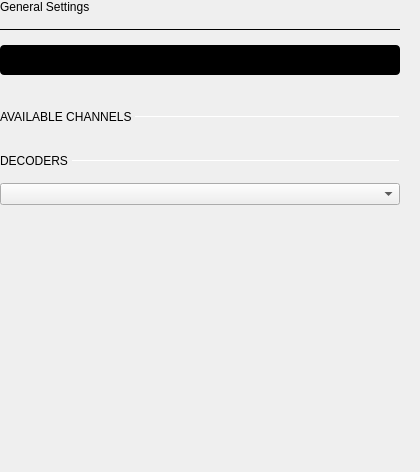
                   <widget class="QWidget" name="scrollAreaWidgetContents">
                    <property name="geometry">
                     <rect>
                      <x>0</x>
                      <y>0</y>
                      <width>420</width>
                      <height>472</height>
                     </rect>
                    </property>
                    <property name="sizePolicy">
                     <sizepolicy hsizetype="Expanding" vsizetype="Preferred">
                      <horstretch>0</horstretch>
                      <verstretch>0</verstretch>
                     </sizepolicy>
                    </property>
                    <layout class="QVBoxLayout" name="verticalLayout_6">
                     <property name="spacing">
                      <number>15</number>
                     </property>
                     <property name="leftMargin">
                      <number>0</number>
                     </property>
                     <property name="topMargin">
                      <number>0</number>
                     </property>
                     <property name="rightMargin">
                      <number>20</number>
                     </property>
                     <property name="bottomMargin">
                      <number>0</number>
                     </property>
                     <item>
                      <widget class="QLabel" name="label_3">
                       <property name="text">
                        <string>General Settings</string>
                       </property>
                       <property name="general_settings_label" stdset="0">
                        <bool>true</bool>
                       </property>
                      </widget>
                     </item>
                     <item>
                      <widget class="Line" name="line">
                       <property name="maximumSize">
                        <size>
                         <width>16777215</width>
                         <height>1</height>
                        </size>
                       </property>
                       <property name="frameShadow">
                        <enum>QFrame::Plain</enum>
                       </property>
                       <property name="lineWidth">
                        <number>2</number>
                       </property>
                       <property name="orientation">
                        <enum>Qt::Horizontal</enum>
                       </property>
                       <property name="blue_line" stdset="0">
                        <bool>true</bool>
                       </property>
                      </widget>
                     </item>
                     <item>
                      <layout class="QVBoxLayout" name="sweepSettingLayout">
                       <property name="spacing">
                        <number>15</number>
                       </property>
                      </layout>
                     </item>
                     <item>
                      <widget class="adiscope::CustomSwitch" name="btnStreamOneShot">
                       <property name="sizePolicy">
                        <sizepolicy hsizetype="Preferred" vsizetype="Fixed">
                         <horstretch>0</horstretch>
                         <verstretch>0</verstretch>
                        </sizepolicy>
                       </property>
                       <property name="maximumSize">
                        <size>
                         <width>400</width>
                         <height>30</height>
                        </size>
                       </property>
                       <property name="layoutDirection">
                        <enum>Qt::LeftToRight</enum>
                       </property>
                       <property name="styleSheet">
                        <string notr="true">QPushButton {
min-height: 30px;
max-height: 30px;
min-width: 400px;
max-width: 400px;
background-color: black;
border-radius: 4px;
}

QPushButton:disabled {
background-color: qlineargradient(spread:pad, x1:0.5, y1:0, x2:0.501, y2:0, stop:0 #727273, stop:1 #141416);
}

QWidget#handle {
min-height: 30px;
max-height: 30px;
min-width: 200px;
max-width: 200px;
background-color: #4a64ff;
border-radius: 2px;
}

QWidget#handle:disabled {
background-color: #aaaaaa;
}

QLabel {
margin-top: 6px;
background-color: transparent;
line-height: 19px;
}

QLabel#on {
margin-top: 0px;
min-height:30px;
max-height:30px;
min-width:200px;
max-width:200px;
qproperty-alignment: AlignCenter AlignCenter;
margin-left: 0px;
color: white;
}

QLabel#on:disabled {
color: rgba(255,255,255,102);
}

QLabel#off {
margin-top: 0px;
min-height:30px;
max-height:30px;
min-width:200px;
max-width:200px;
margin-left: 200px;
color: white;
qproperty-alignment: AlignCenter AlignCenter;
}

QLabel#off:disabled {
color: rgba(255,255,255,51);
}
</string>
                       </property>
                       <property name="text">
                        <string/>
                       </property>
                       <property name="checkable">
                        <bool>true</bool>
                       </property>
                       <property name="checked">
                        <bool>true</bool>
                       </property>
                       <property name="leftText" stdset="0">
                        <string>OneShot</string>
                       </property>
                       <property name="rightText" stdset="0">
                        <string>Stream</string>
                       </property>
                       <property name="duration" stdset="0">
                        <number>100</number>
                       </property>
                      </widget>
                     </item>
                     <item>
                      <spacer name="horizontalSpacer">
                       <property name="orientation">
                        <enum>Qt::Horizontal</enum>
                       </property>
                       <property name="sizeType">
                        <enum>QSizePolicy::Fixed</enum>
                       </property>
                       <property name="sizeHint" stdset="0">
                        <size>
                         <width>400</width>
                         <height>20</height>
                        </size>
                       </property>
                      </spacer>
                     </item>
                     <item>
                      <layout class="QHBoxLayout" name="subTitleLayout">
                       <property name="spacing">
                        <number>0</number>
                       </property>
                       <property name="topMargin">
                        <number>0</number>
                       </property>
                       <item>
                        <widget class="QLabel" name="label_6">
                         <property name="text">
                          <string>AVAILABLE CHANNELS </string>
                         </property>
                         <property name="subsection_label" stdset="0">
                          <bool>true</bool>
                         </property>
                        </widget>
                       </item>
                       <item>
                        <widget class="Line" name="line_3">
                         <property name="sizePolicy">
                          <sizepolicy hsizetype="Expanding" vsizetype="Fixed">
                           <horstretch>0</horstretch>
                           <verstretch>0</verstretch>
                          </sizepolicy>
                         </property>
                         <property name="maximumSize">
                          <size>
                           <width>16777215</width>
                           <height>1</height>
                          </size>
                         </property>
                         <property name="orientation">
                          <enum>Qt::Horizontal</enum>
                         </property>
                         <property name="subsection_line" stdset="0">
                          <bool>true</bool>
                         </property>
                        </widget>
                       </item>
                      </layout>
                     </item>
                     <item>
                      <widget class="QWidget" name="widget_2" native="true">
                       <property name="styleSheet">
                        <string notr="true"/>
                       </property>
                       <layout class="QVBoxLayout" name="verticalLayout_7">
                        <property name="spacing">
                         <number>0</number>
                        </property>
                        <property name="leftMargin">
                         <number>0</number>
                        </property>
                        <property name="topMargin">
                         <number>0</number>
                        </property>
                        <property name="rightMargin">
                         <number>0</number>
                        </property>
                        <property name="bottomMargin">
                         <number>0</number>
                        </property>
                        <item>
                         <layout class="QGridLayout" name="channelEnumeratorLayout">
                          <property name="topMargin">
                           <number>0</number>
                          </property>
                          <property name="spacing">
                           <number>15</number>
                          </property>
                         </layout>
                        </item>
                       </layout>
                      </widget>
                     </item>
                     <item>
                      <layout class="QHBoxLayout" name="horizontalLayout_2">
                       <property name="spacing">
                        <number>0</number>
                       </property>
                       <property name="topMargin">
                        <number>0</number>
                       </property>
                       <item>
                        <widget class="QLabel" name="label_7">
                         <property name="sizePolicy">
                          <sizepolicy hsizetype="Preferred" vsizetype="Preferred">
                           <horstretch>0</horstretch>
                           <verstretch>0</verstretch>
                          </sizepolicy>
                         </property>
                         <property name="text">
                          <string>DECODERS </string>
                         </property>
                         <property name="subsection_label" stdset="0">
                          <bool>true</bool>
                         </property>
                        </widget>
                       </item>
                       <item>
                        <widget class="Line" name="line_4">
                         <property name="sizePolicy">
                          <sizepolicy hsizetype="Expanding" vsizetype="Fixed">
                           <horstretch>0</horstretch>
                           <verstretch>0</verstretch>
                          </sizepolicy>
                         </property>
                         <property name="maximumSize">
                          <size>
                           <width>16777215</width>
                           <height>1</height>
                          </size>
                         </property>
                         <property name="orientation">
                          <enum>Qt::Horizontal</enum>
                         </property>
                         <property name="subsection_line" stdset="0">
                          <bool>true</bool>
                         </property>
                        </widget>
                       </item>
                      </layout>
                     </item>
                     <item>
                      <widget class="QComboBox" name="addDecoderComboBox">
                       <property name="focusPolicy">
                        <enum>Qt::NoFocus</enum>
                       </property>
                      </widget>
                     </item>
                     <item>
                      <widget class="QWidget" name="widget_4" native="true">
                       <layout class="QVBoxLayout" name="verticalLayout_8">
                        <property name="spacing">
                         <number>0</number>
                        </property>
                        <property name="leftMargin">
                         <number>0</number>
                        </property>
                        <property name="topMargin">
                         <number>0</number>
                        </property>
                        <property name="rightMargin">
                         <number>0</number>
                        </property>
                        <property name="bottomMargin">
                         <number>0</number>
                        </property>
                        <item>
                         <layout class="QGridLayout" name="decoderEnumeratorLayout">
                          <property name="topMargin">
                           <number>0</number>
                          </property>
                          <property name="spacing">
                           <number>15</number>
                          </property>
                         </layout>
                        </item>
                       </layout>
                      </widget>
                     </item>
                     <item>
                      <layout class="QVBoxLayout" name="exportLayout"/>
                     </item>
                     <item>
                      <spacer name="verticalSpacer">
                       <property name="orientation">
                        <enum>Qt::Vertical</enum>
                       </property>
                       <property name="sizeHint" stdset="0">
                        <size>
                         <width>20</width>
                         <height>40</height>
                        </size>
                       </property>
                      </spacer>
                     </item>
                    </layout>
                   </widget>
